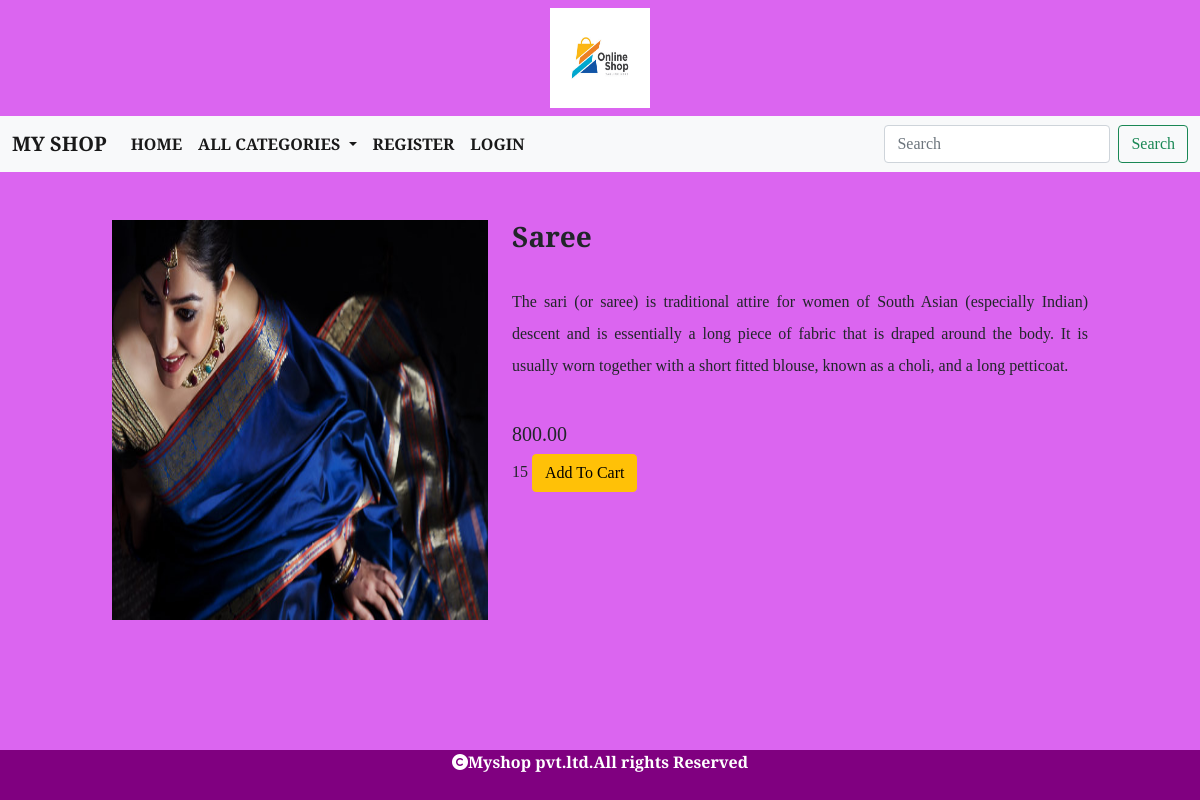
/details/Saree, run on the app's committed database.
### shop/models.py (models this page shows, shortened)
class Product(models.Model):
    name=models.CharField(max_length=20)
    desc=models.TextField()
    image=models.ImageField(upload_to="images/product",null=True,blank=True)
    price=models.DecimalField(max_digits=10,decimal_places=2)
    category=models.ForeignKey(Category,on_delete=models.CASCADE)  #foreign key
    stock=models.IntegerField()
    available=models.BooleanField(default=True)
    created=models.DateTimeField(auto_now_add=True)
    updated=models.DateTimeField(auto_now=True)

### shop/views.py (the view)
# urls.py: path('details/<p>',views.details,name="details"),
def details(request,p):
    pd=Product.objects.get(name=p)
    return render(request,'detail.html',{'pd':pd})

### cart/context_processors.py (called while the page is built)
def total(request):
    item_count=0
    if request.user:
        u=request.user
    try:
        cart=Cart.objects.filter(user=u)
        for i in cart:
            item_count+=i.quantity
    except:
        item_count=0
    return {'count':item_count}

### shop/context_processors.py (called while the page is built)
def menu_links(request):
    c=Category.objects.all()
    return {'links':c}

### templates/detail.html
{% extends 'base.html' %}
{% load static %}
{% block content %}
    <div class="container-fluid mt-5">
        <div class="row">
            <div class="col-sm-4" style="margin-left:100px;">
                <img src="{{pd.image.url}}" height="400px;" width="100%">
            </div>
            <div class="col-sm-6">
                <h3 class="fw-bold">{{pd.name}}</h3><br>
                <p style="text-align:justify;line-height:2;">{{pd.desc}}</p><br>
                <h5>{{pd.price}}</h5>
                {{pd.stock}}
                {% if user.is_superuser == True %}
                    {% if pd.stock == 0 %}
                        <h3>Out Of Stock</h3>
                    <a href="{% url 'admin:index' %}" class="btn btn-warning">Add Stock</a>
                    {% else %}
                    <h3>Product in Stock</h3>
                    <a href="{% url 'admin:index' %}" class="btn btn-warning">Add Stock</a>
                    {% endif %}
                {% else %}
                    {% if pd.stock == 0 %}
                        <h3>Out Of Stock</h3>
                    {% else %}
                        <a href="{% url 'cart:addtocart' pd.name %}" class="btn btn-warning">Add To Cart</a>
                    {% endif %}
                {% endif %}
            </div>
        </div>
    </div>
{% endblock %}

### static/css/style.css (style rules this page uses)
body { font-family: 'Slabo 27px', serif; background-color:#db65f0; }

### data on the page
Product: image (picture), name "Saree", desc "The sari (or saree) is traditional attire for women of South Asian (especially Indian) descent and is essentially a long piece of fabric that is draped around the body. It is usually worn together with a short fitted blouse, known as a choli, and a long petticoat.", price "800.00", stock "15"
